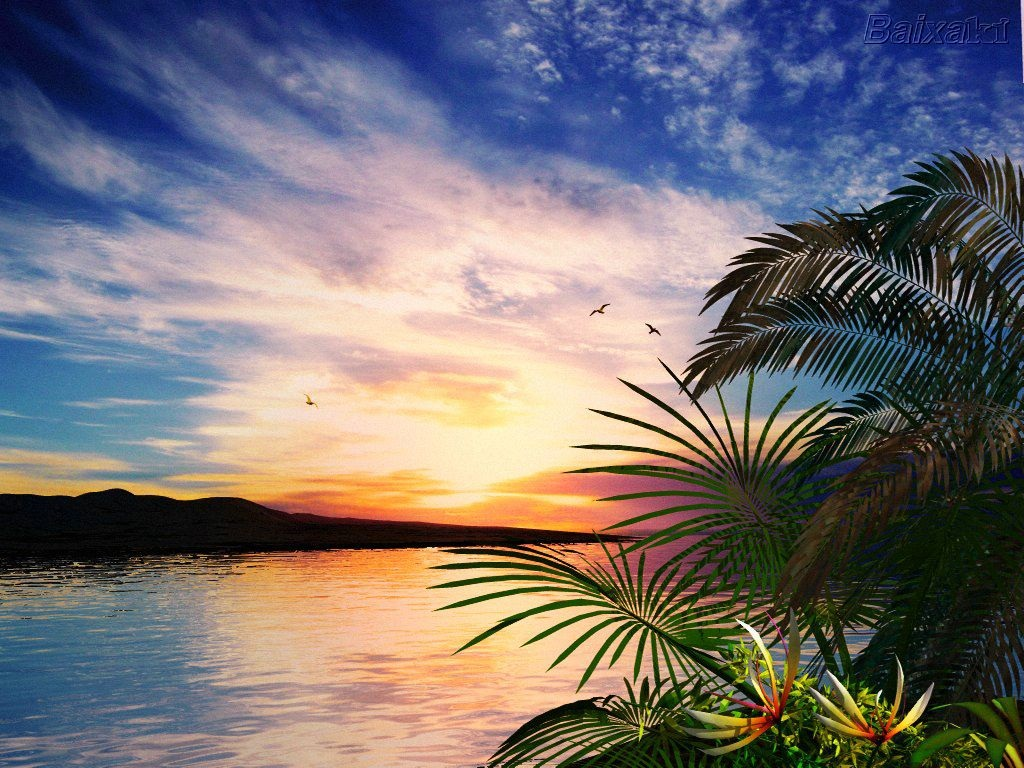
%> input picture paisagem.jpg, 1024 x 768 px
$ octave exercicio5.m   (GNU Octave 9; MATLAB toolbox functions it lacks are replaced by stand-ins)
%> lines starting %> are read from the running program, lines starting %| are printed output that depends on the picture
%-------------------------------------------------------
%            UNIVERSIDADE ESTADUAL DO AMAZONAS
%-------------------------------------------------------
%             PROCESSAMENTO DIGITAL DE IMAGEM
%-------------------------------------------------------
% ALUNOS: Francisco L鷆io R. de Ara鷍o
%         Felipe Luniere
%         Mario Fernando
%         Rafael Augusto
%
% Para a imagem paisagem.jpg, analise o histograma da componente Y e elabore um script para
% distribuir em toda escala o contraste da imagem. Exibir a imagem final em cores, bem como os
% histogramas.

close all
clear all

I = imread('paisagem.jpg');
%> I is the input picture: size 768x1024x3 uint8; mean R, G, B 117.3, 112.2, 114.9
ycbcr = rgb2ycbcr(I);
%> ycbcr: size 768x1024x3 uint8; mean of channels 1, 2, 3 113.9, 128.4, 130
y = ycbcr(:,:,1);
cb = ycbcr(:,:,2);
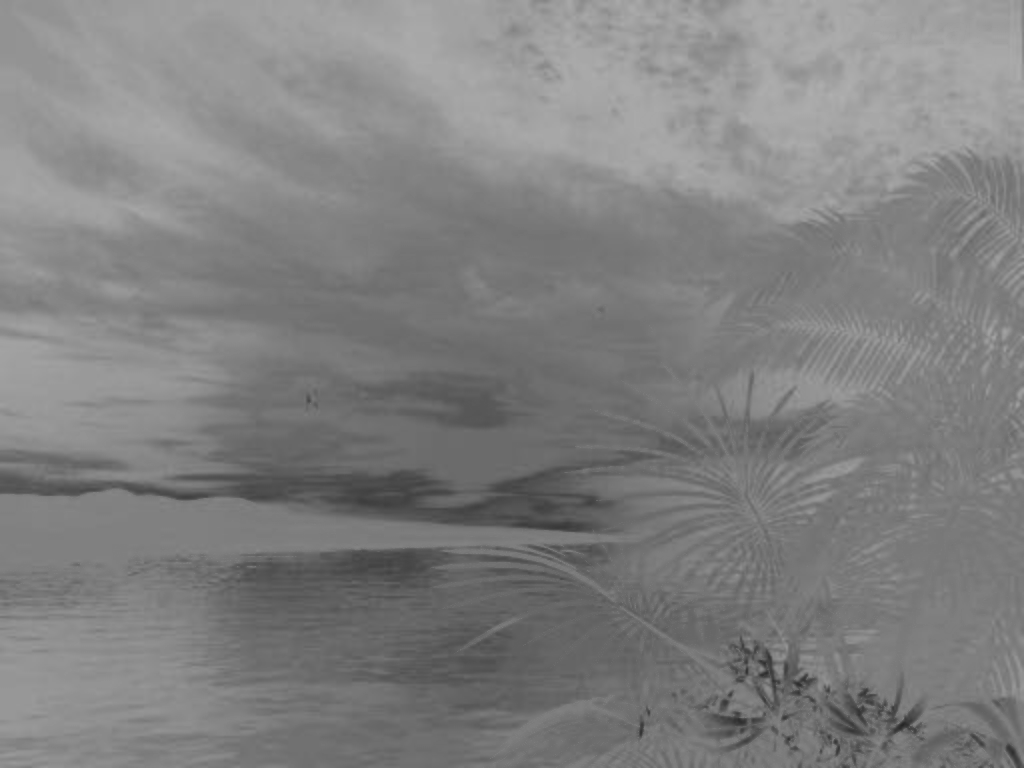
%> cb: size 768x1024 uint8; min 37, max 175, mean 128.4
cr = ycbcr(:,:,3);
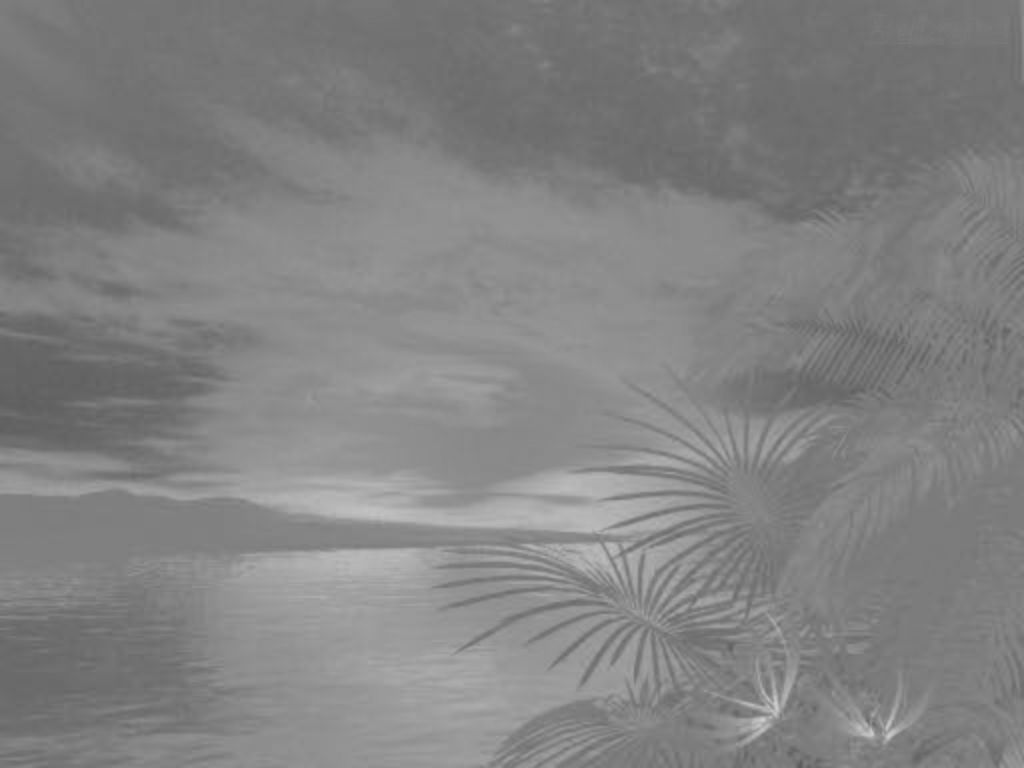
%> cr: size 768x1024 uint8; min 90, max 207, mean 130

y1=(y-16).*1.25; % distribui o histograma em toda a escala.
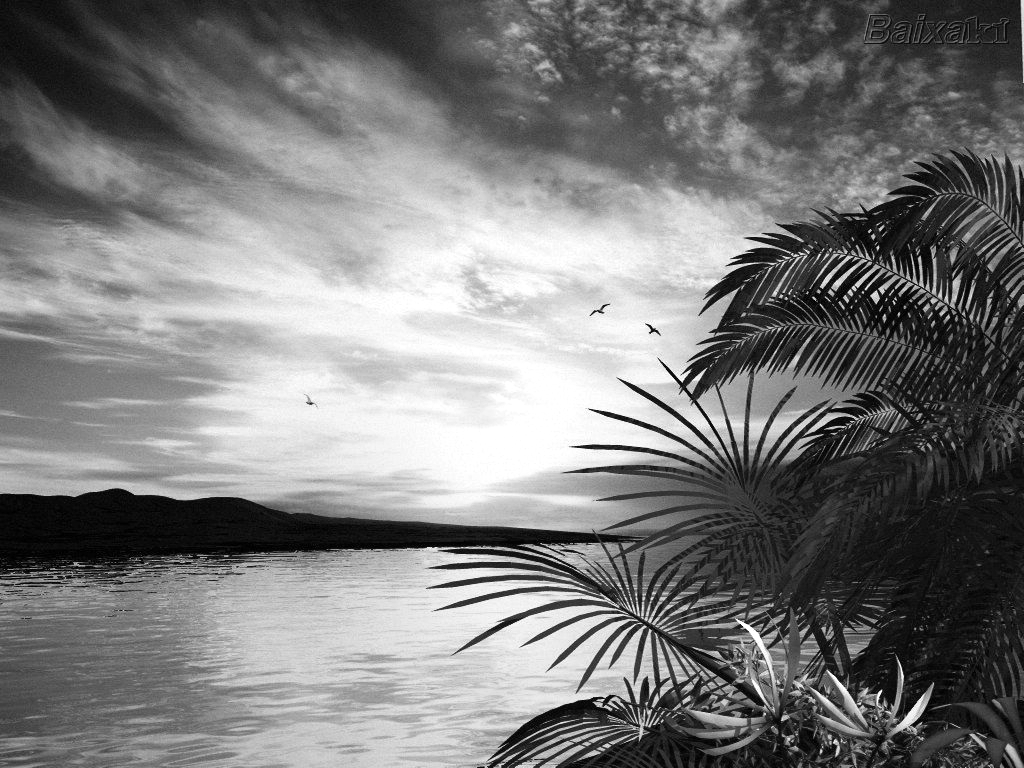
%> y1: size 768x1024 uint8; min 0, max 255, mean 122.5

ycbcr1 = cat(3,y1,cb,cr);
%> ycbcr1: size 768x1024x3 uint8; mean of channels 1, 2, 3 122.5, 128.4, 130
I1=ycbcr2rgb(ycbcr1);% reunir as componentes y, Cb, e Cr
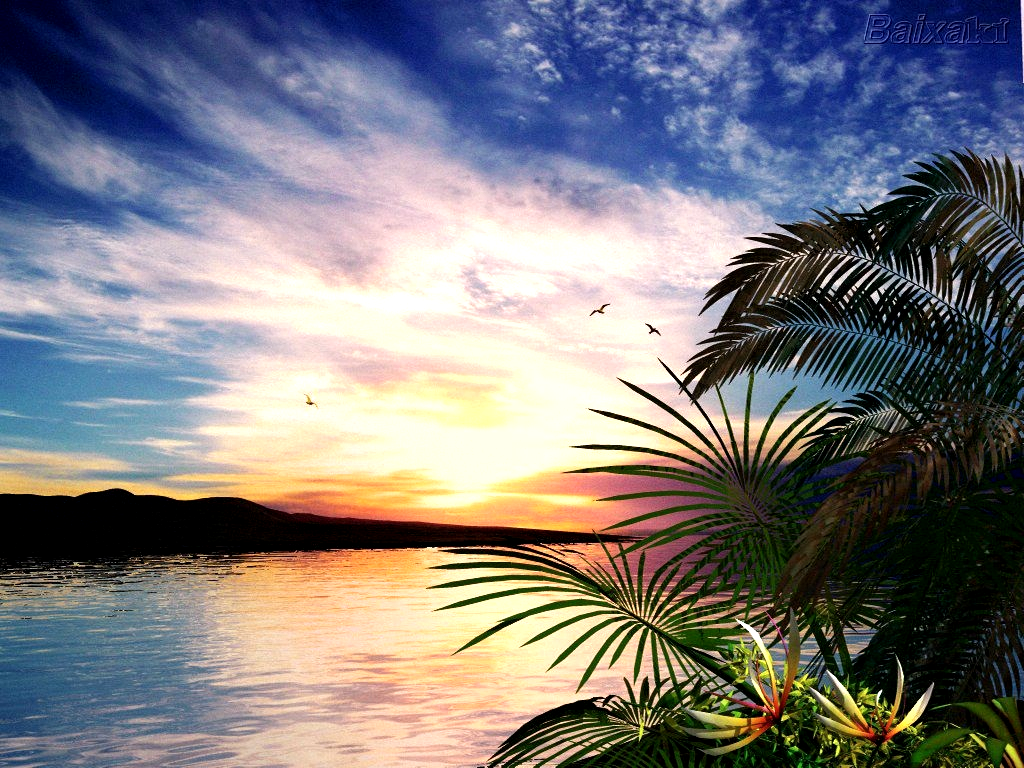
%> I1: size 768x1024x3 uint8; mean R, G, B 123, 121.8, 125.9

figure
subplot(121);
title('Imagem Padr鉶');
imshow(I);
subplot(122);
title('Imagem com contraste');
imshow(I1);

figure
subplot(221);
title('Imagem em escala de cinzas');
imshow(y);
subplot(222);
imhist(y);
subplot(223);
imshow(y1);
subplot(224);
imhist(y1);
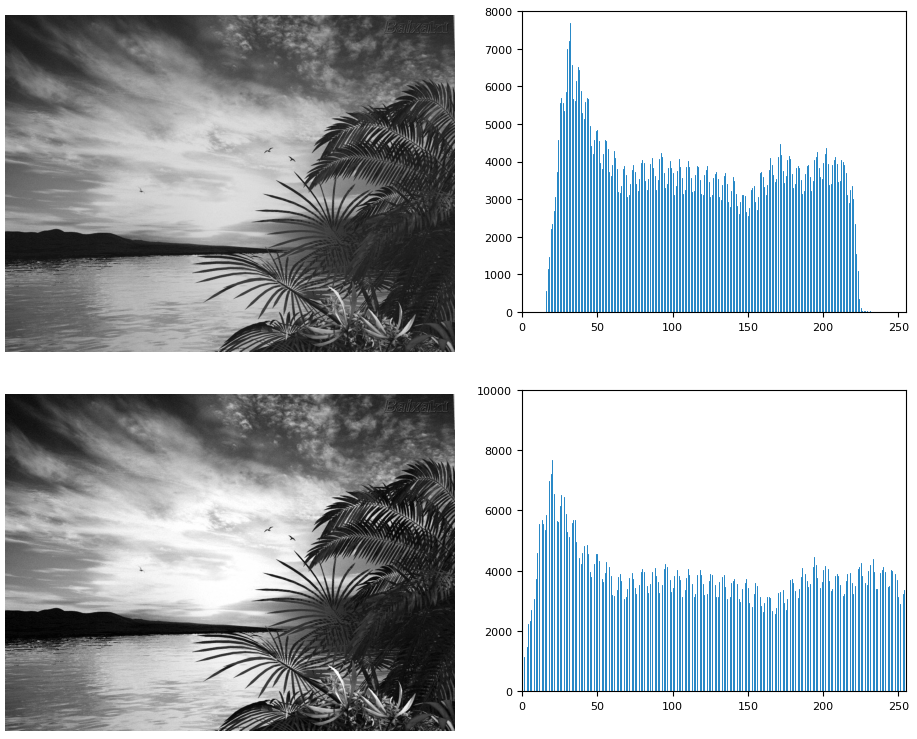
%> figure redrawn from the program's plot data, 4 panels

$ run again, with KAREN.JPG copied over paisagem.jpg
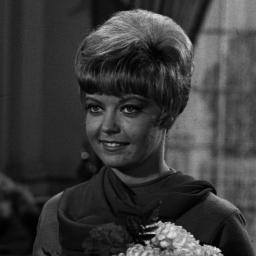
%> input picture KAREN.JPG, 256 x 256 px
%> I is the input picture: size 256x256x3 uint8; min 0, max 233, mean 58.8
%> ycbcr: size 256x256x3 uint8; mean of channels 1, 2, 3 66.5, 128, 128
%> cb: size 256x256 uint8; every value is 128
%> ycbcr1: size 256x256x3 uint8; mean of channels 1, 2, 3 63.2, 128, 128
%> `imhist(y1);`:
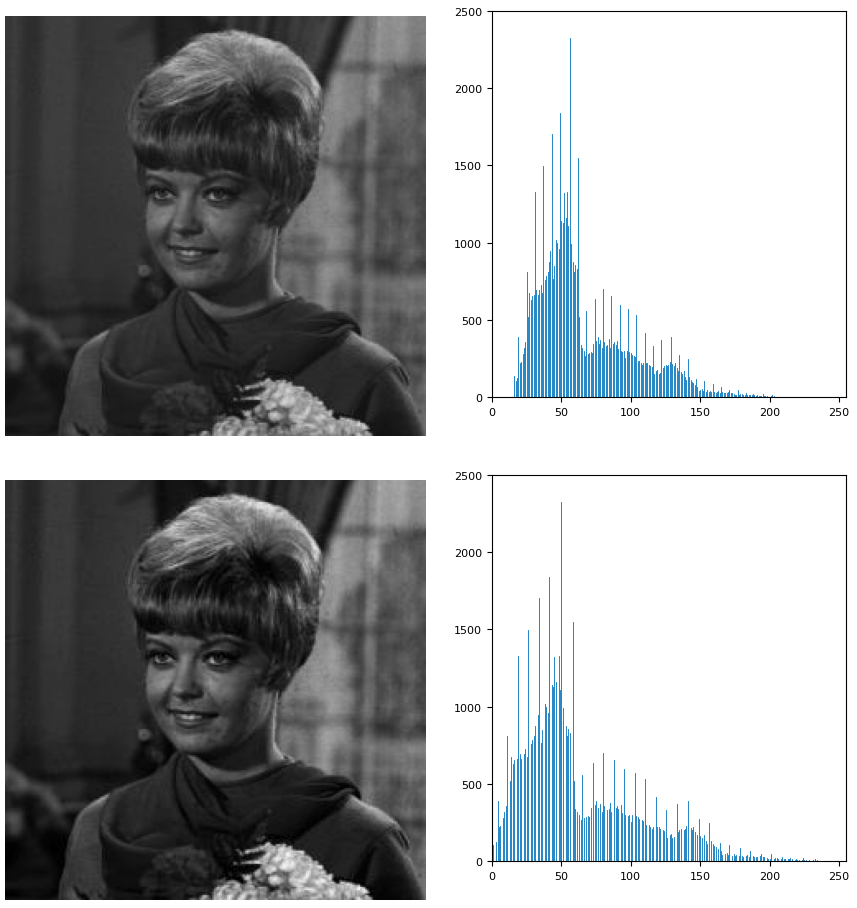
%> figure redrawn from the program's plot data, 4 panels

$ run again, with coluna.jpg copied over paisagem.jpg
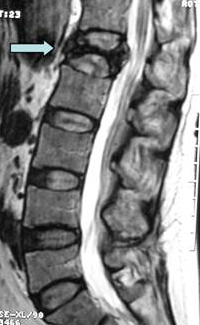
%> input picture coluna.jpg, 200 x 325 px
%> I is the input picture: size 325x200x3 uint8; mean R, G, B 128.6, 128.8, 128.8
%> ycbcr: size 325x200x3 uint8; mean of channels 1, 2, 3 126.5, 128, 127.9
%> ycbcr1: size 325x200x3 uint8; mean of channels 1, 2, 3 136.2, 128, 127.9
%> `I1=ycbcr2rgb(ycbcr1);`:
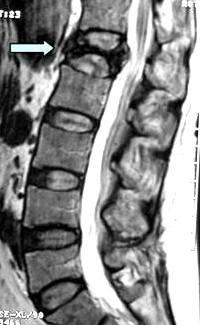
%> I1: size 325x200x3 uint8; mean R, G, B 136.2, 136.4, 136.4
%> `imhist(y1);`:
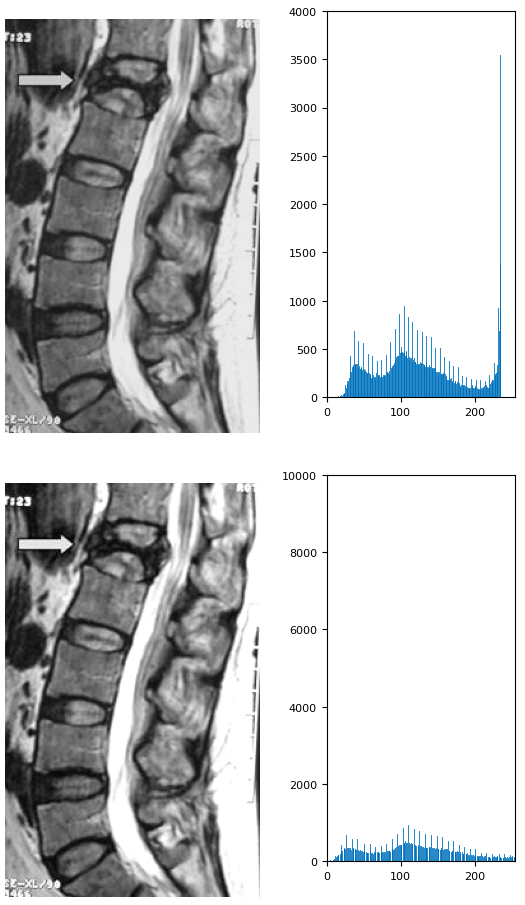
%> figure redrawn from the program's plot data, 4 panels
